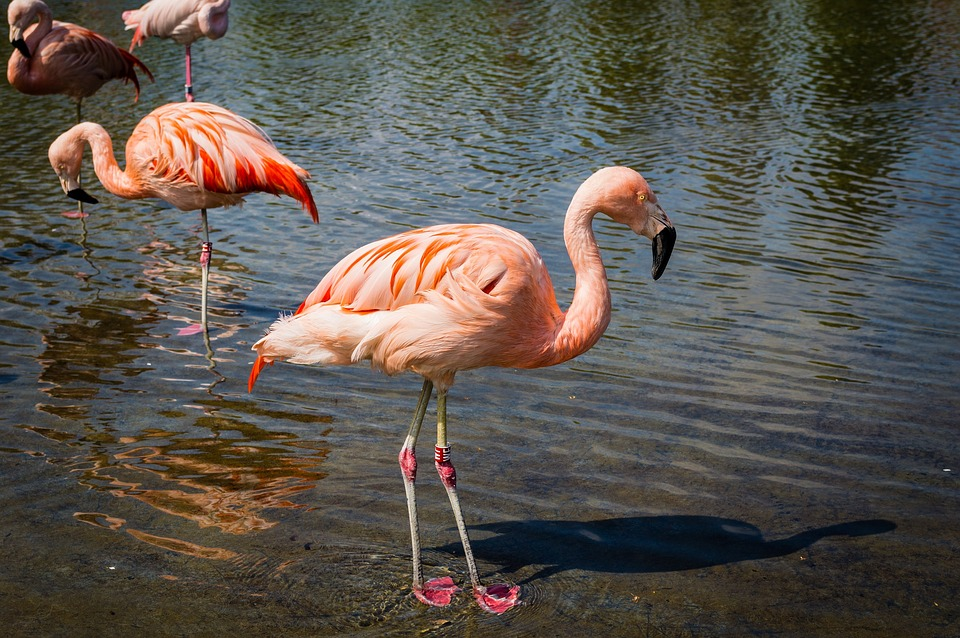
#> input picture images/flamingos.jpg, 960 x 638 px, found by its file name
$ jupyter execute KmeansClustering.ipynb   (shell and % lines are left out)
#> lines starting #> are read from the running program, lines starting #| are printed output that depends on the picture
### Import libraries

[cell 1]
import numpy as np
import matplotlib.pyplot as plt
import cv2

### Display the image

[cell 2]
image = cv2.imread('D:/ComputerVision/images/flamingos.jpg')
#> image is the input picture: shape (638, 960, 3); mean B, G, R 77.9, 84.9, 91.1

# Change color to RGB (from BGR)
image = cv2.cvtColor(image, cv2.COLOR_BGR2RGB)

plt.imshow(image)

### Prepare data for k-means

[cell 3]
# Reshape image into a 2D array of pixels and 3 color values(RGB)
pixel_vals = image.reshape((-1,3))

# Convert to float
pixel_vals = np.float32(pixel_vals)

### Implement k-means clustering

[cell 4]
# Define stopping criteria, it tells the function when to stop
# 100 = maximum iteration
# 0.2 = epsilon, the function will stop if the cluster moves < 0.2, it will reach convergence
criteria = (cv2.TERM_CRITERIA_EPS + cv2.TermCriteria_MAX_ITER, 100, 0.2)

# Set k
k = 3

# K-means clustering function
# None: label
# criteria: stop function
# 10: number of attempts
# cv2.KMEANS_RANDOM_CENTERS: how we choose our innitial random point, hier: randomly
retval, labels, centers = cv2.kmeans(pixel_vals, k, None, criteria, 10, cv2.KMEANS_RANDOM_CENTERS)
#> retval = 980906149.1; centers = [[104.5, 105.3, 104.7], [232, 181.7, 160.3], [57.82, 52.92, 42.72]]

# In order to display the image, we need to transfer the image back to 8bit image
centers = np.uint8(centers)
#> centers = [[104, 105, 104], [232, 181, 160], [57, 52, 42]]
segmented_data = centers[labels.flatten()]

# Reshape data into the original image dimensions
segmented_image = segmented_data.reshape(image.shape)
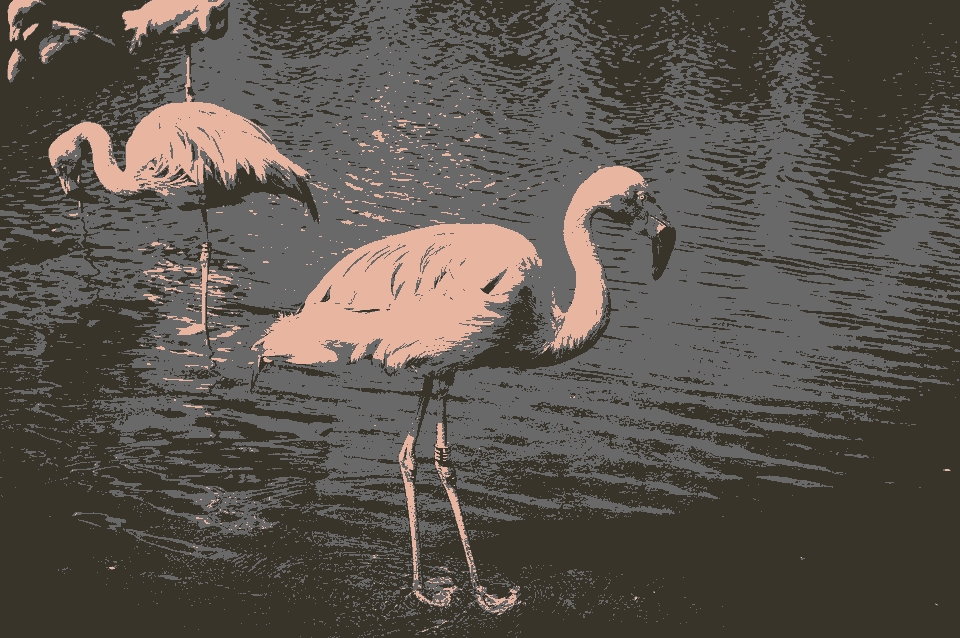
#> segmented_image: shape (638, 960, 3); mean R, G, B 90.5, 84.3, 77.2
labels_reshape = labels.reshape(image.shape[0], image.shape[1])
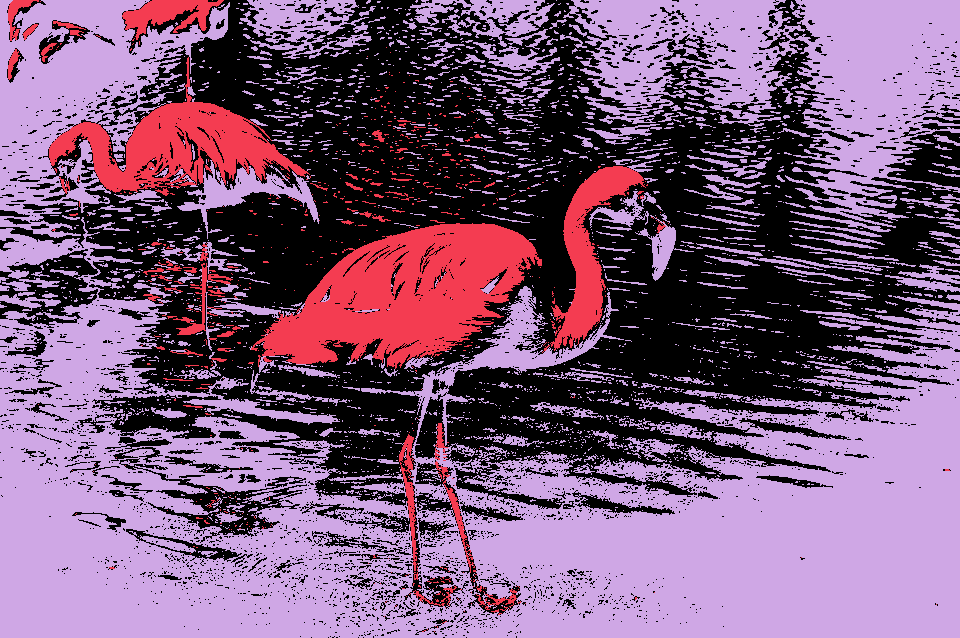
#> labels_reshape: shape (638, 960) int32; 3 distinct labels, from 0 to 2; one colour per label, 0 black

plt.imshow(segmented_image)

[cell 5]
plt.imshow(labels_reshape==1, cmap='gray')
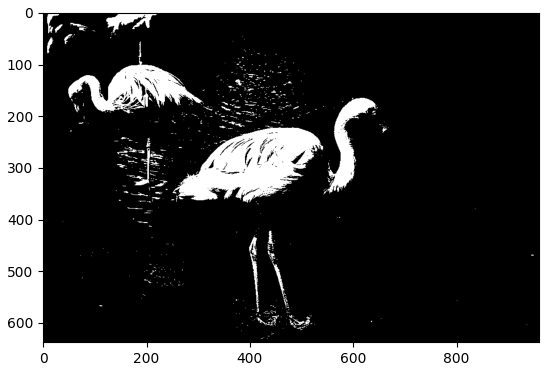
#> figure drawn by matplotlib, 1 panel
